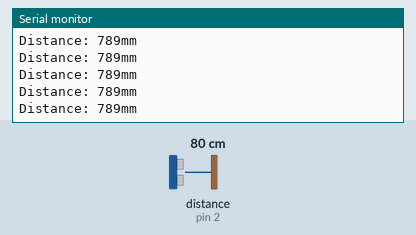
The sketch below on a simulated Arduino Uno, built with avr-gcc and run on an emulated ATmega328P. Parts: the last lines printed to the serial monitor. Wiring (inferred from the names in the program): ultrasonic range finder: trigger pin 3; echo pin 2. The test bench sets the inputs (shaded band); at power-on: distance to the obstacle (sensor on pin 2) 80 cm. The echo pulse lasts 58.3 µs per cm.

Above: at 1.2 s.
1.3 s: distance to the obstacle (sensor on pin 2) set to 2 cm
At 2.0 s:
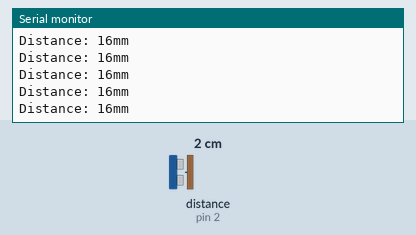
4.3 s: distance to the obstacle (sensor on pin 2) set to 120 cm
At 5.1 s:
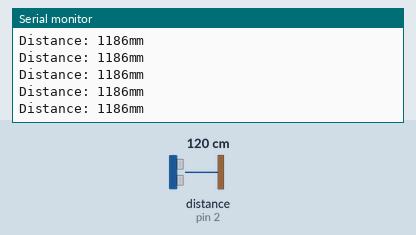
7.3 s: distance to the obstacle (sensor on pin 2) set to 18 cm
At 7.9 s:
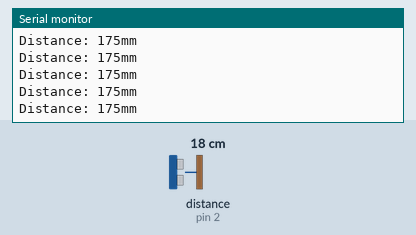
10.3 s: distance to the obstacle (sensor on pin 2) set to 250 cm
At 11.2 s:
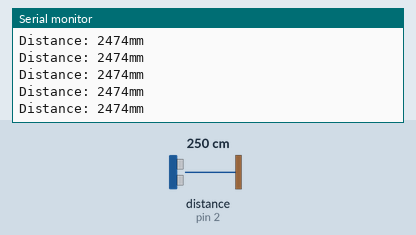
Timing chart, 0 to 13.3 s (numbered marks = the images above; inputs shaded):
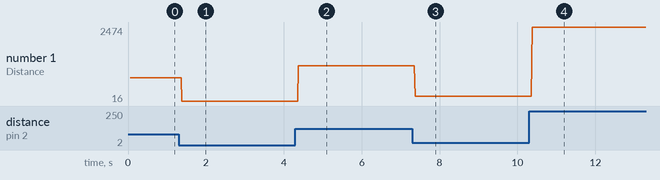

Measured:
- after the input at 1.3 s, the serial monitor: prints a new line after 0.08 s (image 1)
- after the input at 4.3 s, the serial monitor: prints a new line after 0.08 s (image 2)
- after the input at 7.3 s, the serial monitor: prints a new line after 0.07 s (image 3)
- after the input at 10.3 s, the serial monitor: prints a new line after 0.08 s (image 4)
- plotted number 1: 789 → 16 after the input at 1.3 s, 16 → 1186 after the input at 4.3 s, 1186 → 175 after the input at 7.3 s, 175 → 2474 after the input at 10.3 s

The sketch:

sensors.ino
```cpp
#define echoPin 2
#define trigPin 3

long duration;
int distance;

void setup() {
  pinMode(trigPin, OUTPUT);
  pinMode(echoPin, INPUT);
  Serial.begin(9600);
  Serial.println("Ultrasonic Sensor HC-SR04 Test");
  Serial.println("with Arduino UNO R3");
}
void loop() {

  digitalWrite(trigPin, LOW);
  delayMicroseconds(2);

  digitalWrite(trigPin, HIGH);
  delayMicroseconds(10);
  digitalWrite(trigPin, LOW);

  duration = pulseIn(echoPin, HIGH);

  distance = duration * 0.34 / 2;

  Serial.print("Distance: ");
  Serial.print(distance);
  Serial.println("mm");

}
double sideX(double yDist, double sensorDist) {
  return sqrt(sensorDist * sensorDist - yDist * yDist);

}
```
